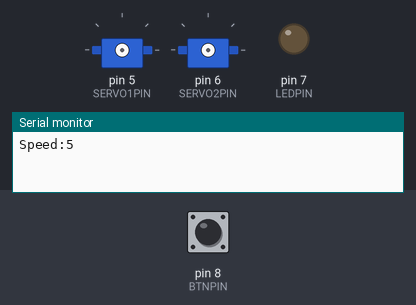
This sketch was run on a simulated Arduino Uno, built with avr-gcc and run on an emulated ATmega328P. On the bench: 2 × servo, output pins drawn as LEDs (lit = HIGH), the last lines printed to the serial monitor. Wiring (inferred from the names in the program): 2 × servo: signal pin 5 / signal pin 6. Inputs (shaded band) come from the test bench; at power-on: pin 8 (BTNPIN) HIGH. EEPROM starts erased; servo pulses on a pin are drawn as a servo (544–2400 µs = 0–180°); pins used as bus, display or sensor lines are not drawn.

Above: at 1.2 s.
1.3 s: pin 8 (BTNPIN) pulled LOW for 0.15 s
At 2.0 s:
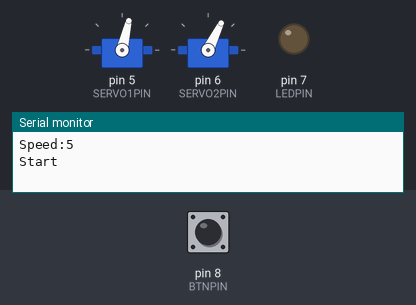
4.3 s: pin 8 (BTNPIN) pulled LOW for 3.2 s
At 7.0 s:
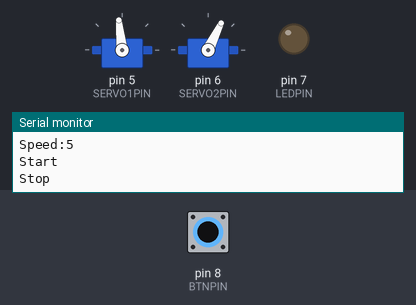
9.0 s: pin 8 (BTNPIN) pulled LOW for 1 s
At 9.4 s:
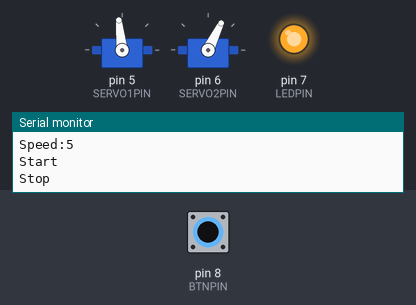
13.0 s: pin 8 (BTNPIN) pulsed LOW 5 times (0.12 s each, 0.3 s apart)
Timing chart, 0 to 23.0 s (numbered marks = the images above; inputs shaded):
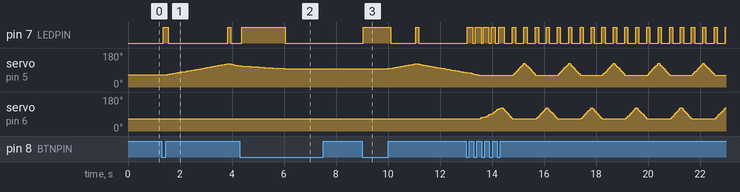

The sketch:

Heart_pump.ino
```cpp
#include <EEPROM.h>


#define SERVO1PIN     5
#define SERVO2PIN     6
#define BTNPIN        8
#define LEDPIN        7

/* Servo pulse duration 1000us to 2000us */
#define MIN_ANGLE       1200
#define MAX_ANGLE       1800
#define MAX_SPEED       50
#define EEPROM_ADDR     2
#define SHUTDOWN_COUNT  30

#define STATE_OFF           0
#define STATE_UP_CONTRACT   1
#define STATE_UP_EXPAND     2
#define STATE_DOWN_CONTRACT 3
#define STATE_DOWN_EXPAND   4

uint32_t angle1 = MIN_ANGLE;
uint32_t angle2 = MIN_ANGLE;
uint8_t speed = 5;
bool pwr_flag = false;
uint8_t h_state = STATE_OFF;
uint32_t cmd_timestamp = 0;
uint32_t led_timestamp = 0;
uint8_t cmd_count = 0;
uint32_t servo_sync_timestamp = 0;


void servo_delay_short(uint32_t duration_us){
  while(duration_us > 500){
    duration_us -= 500;
    delayMicroseconds(500);
  }
  delayMicroseconds(duration_us);

}

void update_servos(){
  uint32_t next_sync = servo_sync_timestamp + 20;

  while(millis() < next_sync){ /* Wait for 20ms to pass since last servo update */ }
  servo_sync_timestamp = millis();

  /* Servo command pulse is up to 2ms long */
  digitalWrite(SERVO1PIN, HIGH);
  servo_delay_short(angle1);
  digitalWrite(SERVO1PIN, LOW);

  next_sync = servo_sync_timestamp + 3;
  while(millis() < next_sync){ /* wait 3ms since sync to update second servo */ }

  /* Update second servo */
  digitalWrite(SERVO2PIN, HIGH);
  servo_delay_short(angle2);
  digitalWrite(SERVO2PIN, LOW);
}

void LED_set(){
  led_timestamp = millis();
  digitalWrite(LEDPIN, HIGH);
}

void LED_process(){
  if((led_timestamp > 0) && ((millis() - led_timestamp) > 100)){
    led_timestamp = 0;
    digitalWrite(LEDPIN, LOW);
  }
}

void btn_cmd(){

  if(digitalRead(BTNPIN) == LOW){
    cmd_timestamp = millis();

    delay(50);
    if(cmd_count <= SHUTDOWN_COUNT){
      cmd_count++;
      digitalWrite(LEDPIN, HIGH);
      led_timestamp = millis();
    }else{
      pwr_flag = false;
      digitalWrite(LEDPIN, LOW);
    }
  }else{
    if(cmd_count >= SHUTDOWN_COUNT){

      EEPROM.begin();
      EEPROM.update(EEPROM_ADDR, speed);
      EEPROM.end();
    }else{
      uint32_t btn_press_timespan = millis() - cmd_timestamp;

      if(cmd_timestamp > 0){
        if(btn_press_timespan < (SHUTDOWN_COUNT * 50)){
          if(pwr_flag){
            speed+=5;
            if(speed > MAX_SPEED ){
              speed = 5;
            }
          }else{
            pwr_flag = true;
          }
        }
      }
    }

    cmd_count = 0;
    cmd_timestamp = 0;
  }
}

void setup() {
  pinMode(SERVO1PIN, OUTPUT);
  pinMode(SERVO2PIN, OUTPUT);
  pinMode(LEDPIN, OUTPUT);
  pinMode(BTNPIN, INPUT_PULLUP);
  digitalWrite(SERVO1PIN, LOW);
  digitalWrite(SERVO2PIN, LOW);
  digitalWrite(LEDPIN, LOW);


  EEPROM.begin();
  speed = EEPROM.read(EEPROM_ADDR);
  EEPROM.end();

  if(speed > MAX_SPEED ){
    // Not saved. Use low speed.
    speed = 5;
  }

  Serial.begin(9600);
  Serial.print("\n\nSpeed:");
  Serial.println(speed);
}

void loop()  {
  btn_cmd();
  LED_process();


  if(!pwr_flag){
    if(h_state != STATE_OFF){
      h_state = STATE_OFF;
      Serial.println("Stop");
    }
  }else{
    if(h_state == STATE_OFF){
      h_state = STATE_UP_CONTRACT;

      LED_set();
      Serial.println("Start");

      EEPROM.begin();
      speed = EEPROM.read(EEPROM_ADDR);
      EEPROM.end();

      if(speed > MAX_SPEED ){
        // Not saved. Use low speed.
        speed = 5;
      }
    }else{
      if(h_state == STATE_UP_CONTRACT){
        if(angle1 < MAX_ANGLE){
          angle1 += speed;
        }else{
          h_state = STATE_UP_EXPAND;
          LED_set();
        }
      }else if(h_state == STATE_UP_EXPAND){
        if(angle1 > MIN_ANGLE){
          angle1 -= speed;
        }else{
          h_state = STATE_DOWN_CONTRACT;
          LED_set();
        }
      }else if(h_state == STATE_DOWN_CONTRACT){
        if(angle2 < MAX_ANGLE){
          angle2 += speed;
        }else{
          h_state = STATE_DOWN_EXPAND;
          LED_set();
        }
      }else if(h_state == STATE_DOWN_EXPAND){
        if(angle2 > MIN_ANGLE){
          angle2 -= speed;
        }else{
          h_state = STATE_UP_CONTRACT;
          LED_set();
        }
      }

      update_servos();
    }
  }
}
```

Measured:
- after the input at 1.3 s, pin 7 (LEDPIN): LOW → HIGH after 0.05 s, → LOW 0.20 s later, → HIGH 2.3 s later, → LOW 0.12 s later; servo on pin 5 (SERVO1PIN): rises from 65° to 122° in 2.3 s, then falls to 113° in 0.44 s; servo on pin 6 (SERVO2PIN): 66° → 64° after 0.17 s
- after the input at 4.3 s, servo on pin 6 (SERVO2PIN): stays 64° (without the input it goes to 65° after 2.0 s)
- after the input at 9.0 s, pin 7 (LEDPIN): LOW → HIGH after 0.05 s, → LOW 1.1 s later, → HIGH 0.96 s later, → LOW 0.12 s later; servo on pin 5 (SERVO1PIN): rises from 96° to 122° in 1.0 s, then falls to 78° in 1.9 s; servo on pin 6 (SERVO2PIN): 64° → 66° after 1.0 s, → 64° 0.02 s later
